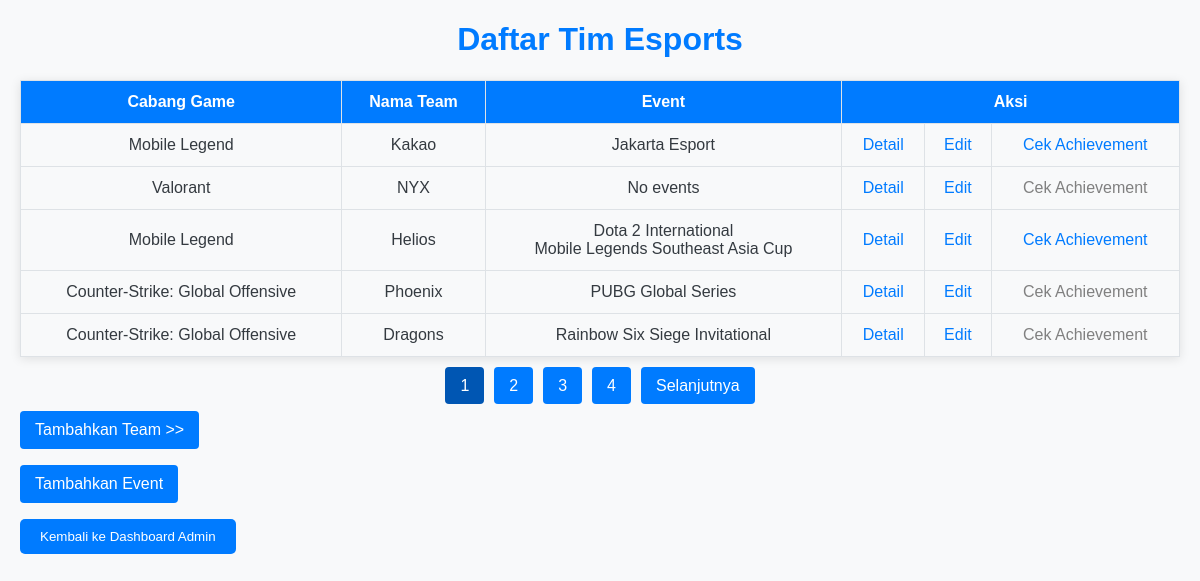
Screenshot of /admin/team/index.php with the database file from the repository.
### tables this page shows
CREATE TABLE `team` (
  `idteam` int(11) NOT NULL,
  `idgame` int(11) NOT NULL,
  `name` varchar(45) DEFAULT NULL
);

CREATE TABLE `game` (
  `idgame` int(11) NOT NULL,
  `name` varchar(45) DEFAULT NULL,
  `description` varchar(200) DEFAULT NULL
);

CREATE TABLE `event` (
  `idevent` int(11) NOT NULL,
  `name` varchar(45) NOT NULL,
  `date` date NOT NULL,
  `description` varchar(200) NOT NULL
);

### admin/team/index.php (the view, shortened to what this page needs)
<?php
$conn = new mysqli("localhost", "root", "", "esport");
$limit = 5;
$page = isset($_GET['page']) ? (int)$_GET['page'] : 1;
$start = ($page > 1) ? ($page * $limit) - $limit : 0;
$countQuery = "SELECT COUNT(*) as total FROM team";
$countResult = $conn->query($countQuery);
$totalTeams = $countResult->fetch_assoc()['total'];
$totalPages = ceil($totalTeams / $limit);
$query = "SELECT t.*, g.name AS game FROM team t
          INNER JOIN game g ON t.idgame = g.idgame
          LIMIT ?, ?";
$stmt = $conn->prepare($query);
$stmt->bind_param("ii", $start, $limit);
$stmt->execute();
$result = $stmt->get_result();
?>
<!DOCTYPE html>
<html lang="id">
<head>
</head>
<body>
    <h1>Daftar Tim Esports</h1>
    <table>
        <tr>
            <th>Cabang Game</th>
            <th>Nama Team</th>
            <th>Event</th>
            <th colspan="3">Aksi</th>
        </tr>
        <?php
        while ($row = $result->fetch_assoc()) {
            echo "<tr>";
            echo "<td>".$row['game']."</td>";
            echo "<td>".$row['name']."</td>";
            $query_events = "SELECT e.name AS event_name, e.idevent
                             FROM event_teams et
                             JOIN event e ON et.idevent = e.idevent
                             WHERE et.idteam = ?";
            $stmt_events = $conn->prepare($query_events);
            $stmt_events->bind_param("i", $row['idteam']);
            $stmt_events->execute();
            $result_events = $stmt_events->get_result();
            echo "<td>";
            if ($result_events->num_rows > 0) {
                while ($event = $result_events->fetch_assoc()) {
                    echo $event['event_name'] . "<br>";
                }
            } else {
                echo "No events";
            }
            echo "</td>";
            $query_achievements = "SELECT COUNT(*) as total FROM achievement WHERE idteam = ?";
            $stmt_achievements = $conn->prepare($query_achievements);
            $stmt_achievements->bind_param("i", $row['idteam']);
            $stmt_achievements->execute();
            $result_achievements = $stmt_achievements->get_result();
            $totalAchievements = $result_achievements->fetch_assoc()['total'];
            echo "<td><a href='detail/index.php?idcek=".$row['idteam']."'>Detail</a></td>";
            echo "<td><a href='edit.php?idupdate=".$row['idteam']."'>Edit</a></td>";
            if ($totalAchievements > 0) {
                echo "<td><a href='../achievement/cekAcv.php?idteam=".$row['idteam']."'>Cek Achievement</a></td>";
            } else {
                echo "<td><a class='disabled' href='#'>Cek Achievement</a></td>";
            }
            echo "</tr>";
        }
        ?>
    </table>
    <div class="pagination">
        <?php
        for ($i = 1; $i <= $totalPages; $i++) {
            if ($i == $page) {
                echo "<a style='background-color: #0056b3;'>$i</a>";
            } else {
                echo "<a href='index.php?page=$i'>$i</a>";
            }
        }
        if ($page < $totalPages) {
            echo "<a href='index.php?page=".($page + 1)."'>Selanjutnya</a>";
        }
        ?>
    </div>
    <p><a href="insert.php" class="button">Tambahkan Team >></a></p>
    <p><a href="addevent.php" class="button">Tambahkan Event</a></p>
    <p><a href="../index.php"><button>Kembali ke Dashboard Admin</button></a></p>
</body>
</html>

### admin/team/index.php (style rules this page uses)
body { font-family: Arial, sans-serif; margin: 20px; background-color: #f8f9fa; color: #343a40; }
.button { display: inline-block; padding: 10px 15px; color: white; background-color: #007bff; border-radius: 4px; text-decoration: none; transition: background-color 0.3s; }
h1 { text-align: center; color: #007bff; }
table { width: 100%; border-collapse: collapse; margin: 20px 0; box-shadow: 0 2px 10px rgba(0, 0, 0, 0.1); }
table, th, td { border: 1px solid #dee2e6; }
th, td { padding: 12px; text-align: center; }
th { background-color: #007bff; color: white; }
a { text-decoration: none; color: #007bff; }
.pagination { margin-top: 20px; text-align: center; }
.pagination a { margin: 0 5px; padding: 10px 15px; text-decoration: none; color: white; background-color: #007bff; border-radius: 4px; }
button { background-color: #007bff; color: white; border: none; padding: 10px 20px; cursor: pointer; border-radius: 5px; transition: background-color 0.3s; }
.disabled { pointer-events: none; color: gray; }

### rows the page displays
team: idgame.name "Mobile Legend", name "Kakao"
event: name "Jakarta Esport"
team: idgame.name "Valorant", name "NYX", shows "No events", shows "Cek Achievement"
team: idgame.name "Mobile Legend", name "Helios"
event: name "Dota 2 International"
event: name "Mobile Legends Southeast Asia Cup"
team: idgame.name "Counter-Strike: Global Offensive", name "Phoenix", shows "Cek Achievement"
event: name "PUBG Global Series"
team: idgame.name "Counter-Strike: Global Offensive", name "Dragons", shows "Cek Achievement"
event: name "Rainbow Six Siege Invitational"
